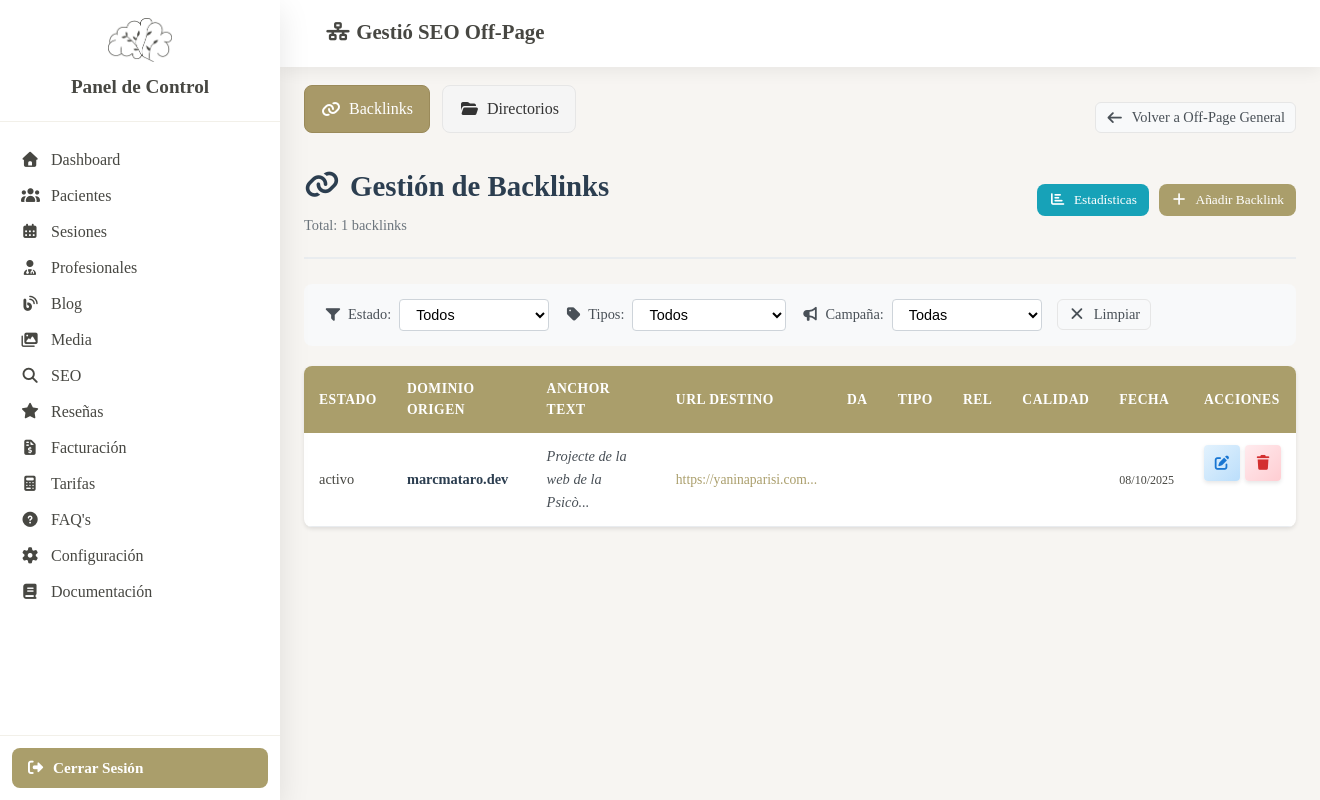
The page /_pcontrol/gseooffpage.php (signed in) on the database its author committed.
### tables this page shows
CREATE TABLE `seo_offpage` (
  `id_offpage` int NOT NULL,
  `url_origen` varchar(500) NOT NULL COMMENT 'URL que enllaça al nostre lloc',
  `url_destino` varchar(500) NOT NULL COMMENT 'URL del nostre lloc que enllaça',
  `anchor_text` varchar(255) NOT NULL COMMENT 'Text de l''enllaç',
  `dominio_origen` varchar(255) NOT NULL,
  `da_origen` tinyint UNSIGNED DEFAULT NULL COMMENT 'Domain Authority 0-100',
  `dr_origen` tinyint UNSIGNED DEFAULT NULL COMMENT 'Domain Rating 0-100',
  `tf_origen` tinyint UNSIGNED DEFAULT NULL COMMENT 'Trust Flow 0-100',
  `cf_origen` tinyint UNSIGNED DEFAULT NULL COMMENT 'Citation Flow 0-100',
  `titulo_pagina_origen` varchar(255) DEFAULT NULL,
  `da_pagina_origen` tinyint UNSIGNED DEFAULT NULL,
  `traffic_origen` int DEFAULT NULL COMMENT 'Tràfic mensual estimat',
  `idioma_origen` enum('ca','es','en','fr','it','other') DEFAULT 'es',
  `tipo_backlink` enum('guest_post','directorio','prensa','blog_comentario','foro','social_media','recursos_util','colaboracion','natural','adquirido') NOT NULL,
  `contexto_backlink` text COMMENT 'Text que envolta l''enllaç',
  `posicion_enlace` enum('header','footer','sidebar','contenido','comentarios','navegacion') DEFAULT 'contenido',
  `nofollow` tinyint(1) DEFAULT '0',
  `sponsored` tinyint(1) DEFAULT '0',
  `ugc` tinyint(1) DEFAULT '0' COMMENT 'User Generated Content',
  `relevancia_tematica` enum('alta','media','baja') DEFAULT 'media',
  `calidad_percibida` enum('excelente','buena','regular','mala') DEFAULT 'regular',
  `autoridad_tematica` varchar(100) DEFAULT NULL COMMENT 'Temàtica principal del domini origen',
  `fecha_descubrimiento` date NOT NULL,
  `fecha_ultima_verificacion` date DEFAULT NULL,
  `estado` enum('activo','perdido','roto','en_revision') DEFAULT 'activo',
  `fecha_perdida` date DEFAULT NULL COMMENT 'Data quan es va perdre el backlink',
  `clicks_mensuales` int DEFAULT '0',
  `traffic_estimado` int DEFAULT '0',
  `valor_estimado` decimal(10,2) DEFAULT NULL COMMENT 'Valor monetari estimat',
  `contacto_realizado` tinyint(1) DEFAULT '0',
  `fecha_contacto` date DEFAULT NULL,
  `respuesta_recibida` tinyint(1) DEFAULT '0',
  `notas_contacto` text,
  `campana_seo` varchar(100) DEFAULT NULL COMMENT 'Campanya a la que pertany',
  `objetivo_seo` enum('branding','trafico','autoridad','conversiones') DEFAULT 'autoridad',
  `prioridad` enum('alta','media','baja') DEFAULT 'media',
  `ip_origen` varchar(45) DEFAULT NULL,
  `pais_origen` varchar(50) DEFAULT NULL,
  `tld_origen` varchar(10) DEFAULT NULL COMMENT 'Domini de primer nivell .es, .com, etc',
  `indexacion_origen` enum('indexada','no_indexada','desconocido') DEFAULT 'desconocido',
  `semrush_id` varchar(100) DEFAULT NULL,
  `ahrefs_id` varchar(100) DEFAULT NULL,
  `majestic_id` varchar(100) DEFAULT NULL,
  `notas_internas` text,
  `fecha_creacion` datetime DEFAULT CURRENT_TIMESTAMP,
  `fecha_actualizacion` datetime DEFAULT CURRENT_TIMESTAMP ON UPDATE CURRENT_TIMESTAMP
);

### _pcontrol/includes/offpage_links_interface.php (the view, shortened to what the rows shown need)
<?php
$modo_vista = $_GET['view'] ?? 'list';
$filtros_backlinks = [];
$backlinks = SEO_OffPage_Links::llistarBacklinks($filtros_backlinks, 'fecha_descubrimiento', 'DESC', 100);
$stats_offpage = SEO_OffPage_Links::obtenirEstadistiquesGlobals();
?>
<?php if ($modo_vista === 'stats'): ?>
<div class="offpage-stats-container">
    <div class="stats-header">
        <h2><i class="fas fa-chart-line"></i> Estadísticas de Backlinks</h2>
    <button onclick="window.location.href='gseooffpage.php?subtab=backlinks&view=list'" class="btn btn-secondary">
            <i class="fas fa-arrow-left"></i> Volver al listado
        </button>
    </div>
    <?php if ($stats_offpage): ?>
    <div class="stats-summary">
        <div class="stat-box stat-primary">
            <i class="fas fa-link"></i>
            <div class="stat-content">
                <div class="stat-value"><?php echo $stats_offpage['total']; ?></div>
                <div class="stat-label">Total Backlinks</div>
            </div>
        </div>
        <div class="stat-box stat-success">
            <i class="fas fa-check-circle"></i>
            <div class="stat-content">
                <div class="stat-value"><?php echo $stats_offpage['activos']; ?></div>
                <div class="stat-label">Activos</div>
            </div>
        </div>
        <div class="stat-box stat-warning">
            <i class="fas fa-exclamation-triangle"></i>
            <div class="stat-content">
                <div class="stat-value"><?php echo $stats_offpage['perdidos']; ?></div>
                <div class="stat-label">Perdidos</div>
            </div>
        </div>
        <div class="stat-box stat-danger">
            <i class="fas fa-unlink"></i>
            <div class="stat-content">
                <div class="stat-value"><?php echo $stats_offpage['rotos']; ?></div>
                <div class="stat-label">Rotos</div>
            </div>
        </div>
        <div class="stat-box stat-info">
            <i class="fas fa-trophy"></i>
            <div class="stat-content">
                <div class="stat-value"><?php echo round($stats_offpage['da_promedio'] ?? 0); ?></div>
                <div class="stat-label">DA Promedio</div>
            </div>
        </div>
        <div class="stat-box stat-purple">
            <i class="fas fa-euro-sign"></i>
            <div class="stat-content">
                <div class="stat-value"><?php echo number_format($stats_offpage['valor_total'] ?? 0, 0); ?>€</div>
                <div class="stat-label">Valor Total</div>
            </div>
        </div>
    </div>
    <div class="score-section">
        <div class="score-card-large">
            <h3>Puntuación Off-Page SEO</h3>
            <div class="score-circle-large">
                <svg width="180" height="180">
                    <circle cx="90" cy="90" r="75" fill="none" stroke="#e9ecef" stroke-width="12"></circle>
                    <circle cx="90" cy="90" r="75" fill="none"
                            stroke="<?php echo $stats_offpage['score_global'] >= 75 ? '#27ae60' : ($stats_offpage['score_global'] >= 60 ? '#c2b280' : '#e67e22'); ?>"
                            stroke-width="12"
                            stroke-dasharray="471"
                            stroke-dashoffset="<?php echo 471 - (471 * $stats_offpage['score_global'] / 100); ?>"
                            transform="rotate(-90 90 90)"></circle>
                </svg>
                <div class="score-number-large"><?php echo $stats_offpage['score_global']; ?><span>/100</span></div>
            </div>
            <p class="score-status-large"><?php echo htmlspecialchars($stats_offpage['estado_global']); ?></p>
        </div>
        <div class="chart-card">
            <h3><i class="fas fa-link"></i> DoFollow vs NoFollow</h3>
            <div class="chart-bars">
                <div class="chart-bar-row">
                    <span class="bar-label">DoFollow</span>
                    <div class="bar-container">
                        <div class="bar-fill bar-success" style="width: <?php echo ($stats_offpage['total'] > 0) ? round(($stats_offpage['dofollow'] / $stats_offpage['total']) * 100) : 0; ?>%"></div>
                    </div>
                    <span class="bar-value"><?php echo $stats_offpage['dofollow']; ?></span>
                </div>
                <div class="chart-bar-row">
                    <span class="bar-label">NoFollow</span>
                    <div class="bar-container">
                        <div class="bar-fill bar-warning" style="width: <?php echo ($stats_offpage['total'] > 0) ? round(($stats_offpage['nofollow'] / $stats_offpage['total']) * 100) : 0; ?>%"></div>
                    </div>
                    <span class="bar-value"><?php echo $stats_offpage['nofollow']; ?></span>
                </div>
            </div>
        </div>
    </div>
    <div class="charts-grid">
        <div class="chart-card">
            <h3><i class="fas fa-chart-pie"></i> Distribución por tipos</h3>
            <div class="chart-list">
                <?php foreach ($stats_offpage['por_tipo'] as $tipo): ?>
                <div class="chart-item">
                    <span class="chart-label"><?php echo ucfirst(str_replace('_', ' ', $tipo['tipo_backlink'])); ?></span>
                    <div class="chart-progress">
                        <div class="chart-progress-bar" style="width: <?php echo ($stats_offpage['activos'] > 0) ? round(($tipo['cantidad'] / $stats_offpage['activos']) * 100) : 0; ?>%"></div>
                    </div>
                    <span class="chart-value"><?php echo $tipo['cantidad']; ?></span>
                </div>
                <?php endforeach; ?>
            </div>
        </div>
        <div class="chart-card">
            <h3><i class="fas fa-star"></i> Distribución por relevancia</h3>
            <div class="chart-list">
                <?php foreach ($stats_offpage['por_relevancia'] as $rel): ?>
                <div class="chart-item">
                    <span class="chart-label"><?php echo ucfirst($rel['relevancia_tematica']); ?></span>
                    <div class="chart-progress">
                        <div class="chart-progress-bar" style="width: <?php echo ($stats_offpage['activos'] > 0) ? round(($rel['cantidad'] / $stats_offpage['activos']) * 100) : 0; ?>%"></div>
                    </div>
                    <span class="chart-value"><?php echo $rel['cantidad']; ?></span>
                </div>
                <?php endforeach; ?>
            </div>
        </div>
    </div>
    <div class="top-domains-section">
        <h3><i class="fas fa-trophy"></i> Top 10 dominios</h3>
        <table class="data-table">
            <thead>
                <tr>
                    <th>#</th>
                    <th>Dominio</th>
                    <th>Backlinks</th>
                    <th>DA promedio</th>
                </tr>
            </thead>
            <tbody>
                <?php $rank = 1; foreach ($stats_offpage['top_dominios'] as $dominio): ?>
                <tr>
                    <td><?php echo $rank++; ?></td>
                    <td><?php echo htmlspecialchars($dominio['dominio_origen']); ?></td>
                    <td><span class="badge badge-primary"><?php echo $dominio['backlinks']; ?></span></td>
                    <td><span class="badge badge-info"><?php echo round($dominio['da'] ?? 0); ?></span></td>
                </tr>
                <?php endforeach; ?>
            </tbody>
        </table>
    </div>
    <?php else: ?>
    <div class="alert alert-info">
        <i class="fas fa-info-circle"></i>
        <span>No hay datos de estadísticas disponibles.</span>
    </div>
    <?php endif; ?>
</div>
<?php elseif ($modo_vista === 'list'): ?>
<div class="offpage-header">
    <div class="header-left">
        <h2><i class="fas fa-link"></i> Gestión de Backlinks</h2>
    </div>
</div>
<?php if (count($backlinks) > 0): ?>
<div class="backlinks-table-container">
    <table class="backlinks-table">
        <thead>
            <tr>
                <th>Estado</th>
                <th>Dominio Origen</th>
                <th>Anchor Text</th>
                <th>URL Destino</th>
                <th>DA</th>
                <th>Tipo</th>
                <th>Rel</th>
                <th>Calidad</th>
                <th>Fecha</th>
                <th>Acciones</th>
            </tr>
        </thead>
        <tbody>
            <?php foreach ($backlinks as $backlink):
            ?>
            <tr>
                <td>
                    <?php
                    $estado_icons = [
                        'activo' => '<span class="badge badge-success"><i class="fas fa-check"></i> Actiu</span>',
                        'perdido' => '<span class="badge badge-warning"><i class="fas fa-exclamation"></i> Perdut</span>',
                        'roto' => '<span class="badge badge-danger"><i class="fas fa-unlink"></i> Trencat</span>',
                        'en_revision' => '<span class="badge badge-info"><i class="fas fa-search"></i> Revisió</span>'
                    ];
                    echo $estado_icons[$backlink->getEstado()] ?? $backlink->getEstado();
                    ?>
                </td>
                <td>
                    <div class="domain-info">
                        <strong><?php echo htmlspecialchars($backlink->getDominioOrigen()); ?></strong>
                    </div>
                </td>
                <td>
                    <span class="anchor-text" title="<?php echo htmlspecialchars($backlink->getAnchorText()); ?>">
                        <?php echo htmlspecialchars(mb_substr($backlink->getAnchorText(), 0, 30)) . (mb_strlen($backlink->getAnchorText()) > 30 ? '...' : ''); ?>
                    </span>
                </td>
                <td>
                    <a href="<?php echo htmlspecialchars($backlink->getUrlDestino()); ?>" target="_blank" class="url-link">
                        <?php echo htmlspecialchars(mb_substr($backlink->getUrlDestino(), 0, 40)) . '...'; ?>
                    </a>
                </td>
                <td>
                </td>
                <td>
                </td>
                <td>
                </td>
                <td>
                </td>
                <td>
                    <small><?php echo date('d/m/Y', strtotime($backlink->getFechaDescubrimiento())); ?></small>
                </td>
                <td class="actions-cell">
                    <button onclick="window.location.href='gseooffpage.php?subtab=backlinks&view=edit&id_backlink=<?php echo $backlink->getId(); ?>'"
                            class="btn-icon btn-edit" title="Editar">
                        <i class="fas fa-edit"></i>
                    </button>
                    <button onclick="eliminarBacklink(<?php echo $backlink->getId(); ?>)"
                            class="btn-icon btn-delete" title="Eliminar">
                        <i class="fas fa-trash"></i>
                    </button>
                </td>
            </tr>
            <?php endforeach; ?>
        </tbody>
    </table>
</div>
<?php endif; ?>
<?php endif; ?>

### rows shown on the page
seo_offpage: estado "activo", dominio_origen "marcmataro.dev", anchor_text "Projecte de la web de la Psicò", url_destino "https://yaninaparisi.com", fecha_descubrimiento "08/10/2025"

### other values the page prints
count($backlinks) "1"
